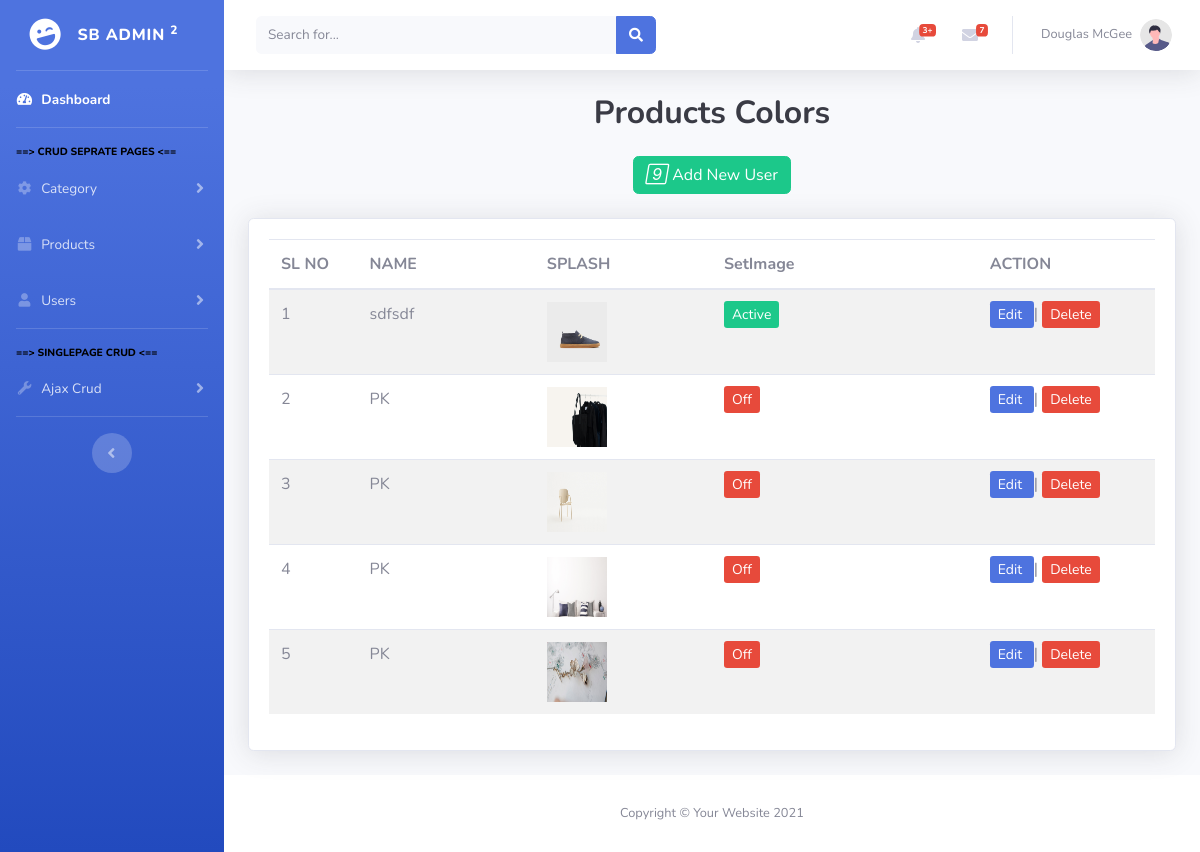
Screenshot of /splash.php with the database file from the repository.
### tables this page shows
CREATE TABLE `tblconfig` (
  `id` int(11) NOT NULL,
  `commonKey` varchar(25) DEFAULT NULL,
  `value` varchar(500) DEFAULT NULL,
  `status` int(11) DEFAULT NULL
);

### splash.php (the view, shortened to what this page needs)
<?PHP
    include "sidebar.php";
?>
<div class="text-center">
    <h1 class="h2 text-gray-900 mb-4"><b>Products Colors</b></h1>
</div>
<div class="text-center">
    <a href="#addEmployeeModal" class="btn btn-success" data-toggle="modal"><i class="material-icons"></i> <span>Add New User</span></a>
</div>
<br>
<div class="card shadow mb-4">
        <div class="card-body">
            <div class="table-responsive">
        <table class="table table-striped table-hover" id="color-table">
            <thead>
                <tr> <th>SL NO</th><th>NAME</th><th>SPLASH</th><th>SetImage</th><th>ACTION</th> </tr>
            </thead>
            <tbody>
            <?php
                $result = mysqli_query($con,"SELECT * FROM tblConfig where status in(0,1)");
                    $i=1;
                    while($row = mysqli_fetch_array($result)) {
                        $row["value"] = isset($row["value"]) ? "Photos/Splash/".$row["value"] : "img/No_Image.jpg";
                ?>
                <tr id="<?php echo $row["id"]; ?>">
                    <td width="10%">
                        <?php echo $i; ?>
                    </td>
                    <td  width="20%">
                        <?php echo $row["commonKey"]; ?>
                    </td>
                    <td  width="20%">
                        <img src="<?php echo $row["value"]?>" width="60px" height="60px"/>
                    </td>
                    <td  width="30%">
                        <?php echo $row["status"]==1 ? "<a class='actveBtn btn-sm btn-success' data-id='$row[id]'>Active</a>" : "<a class='btn-sm btn-danger actveBtn' data-id='$row[id]'>Off</a>"; ?>
                    </td>
                        <td  width="20%">
                        <a href="#editEmployeeModal" class="edit update btn-sm btn-primary" data-toggle="modal" data-id="<?php echo $row["id"]; ?>" data-name="<?php echo $row["commonKey"]; ?>" data-img="<?php echo $row["value"]?>">
                            Edit
                        </a> |
                        <a href="#" class="delete btn-sm btn-danger" data-id="<?php echo $row["id"]; ?>">
                            Delete
                        </a>
                    </td>
                </tr>
            <?php $i++; } ?>
            </tbody>
        </table>
        </div>
    </div>
</div>
<?PHP
    include "footer.php";
?>

### rows the page displays
tblconfig: commonKey "sdfsdf", shows a picture
tblconfig: commonKey "PK", shows a picture
tblconfig: commonKey "PK", shows a picture
tblconfig: commonKey "PK", shows a picture
tblconfig: commonKey "PK", shows a picture
